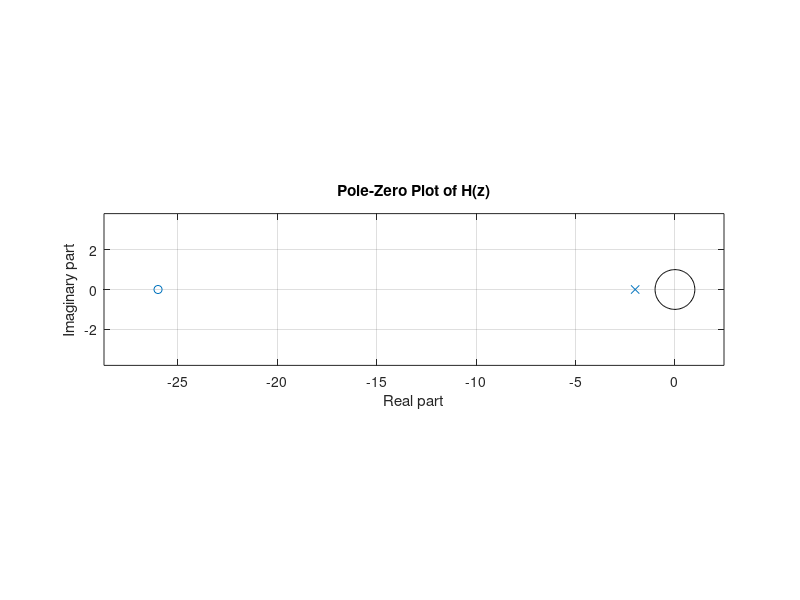

Recreate this plot in MATLAB.
R = [ -9.0000; 8.0000 ];
p = [ 0.5000; 1.0000 ];
C = 2;

% num: numerator
% den: denominator
[num, den] = residuez(R, p, C);

zeros = roots(num);
poles = roots(den);

zplane(zeros, poles)
zplane(num, den)

xlabel("Real part");
ylabel("Imaginary part");
title("Pole-Zero Plot of H(z)");